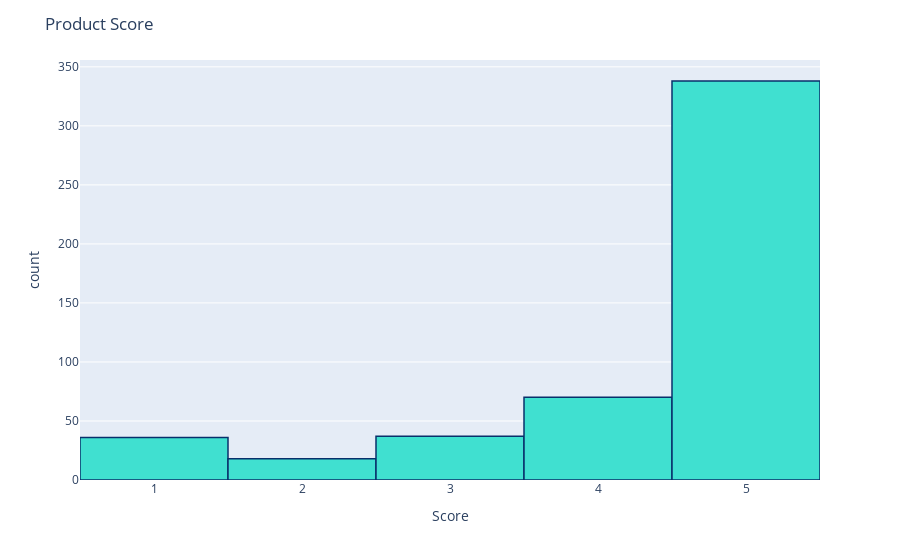

This figure's notebook cell:
### Code cell
# >>Imports<<
import matplotlib.pyplot as plt
import seaborn as sns
color = sns.color_palette()
%matplotlib inline
import plotly.offline as py
py.init_notebook_mode(connected=True)
import plotly.graph_objs as go
import plotly.tools as tls
import plotly.express as px

# >>Product Scores<<
fig = px.histogram(df, x="Score")
fig.update_traces(marker_color="turquoise",marker_line_color='rgb(8,48,107)',
                  marker_line_width=1.5)
fig.update_layout(title_text='Product Score')
fig.show()

### Figure 1 — Plotly figure (JSON) as saved in the notebook; plotly's stock layout.template omitted (floating-point values rounded to 4 significant figures; data arrays with more than 128 entries replaced by an {"elided": "..."} marker saying what was removed)
{"data": [{"alignmentgroup": "True", "bingroup": "x", "hovertemplate": "Score=%{x}<br>count=%{y}<extra></extra>", "legendgroup": "", "marker": {"color": "turquoise", "line": {"color": "rgb(8,48,107)", "width": 1.5}, "pattern": {"shape": ""}}, "name": "", "offsetgroup": "", "orientation": "v", "showlegend": false, "type": "histogram", "x": {"elided": "499 int values"}, "xaxis": "x", "yaxis": "y"}], "layout": {"barmode": "relative", "legend": {"tracegroupgap": 0}, "margin": {"t": 60}, "title": {"text": "Product Score"}, "xaxis": {"anchor": "y", "domain": [0, 1], "title": {"text": "Score"}}, "yaxis": {"anchor": "x", "domain": [0, 1], "title": {"text": "count"}}}}
